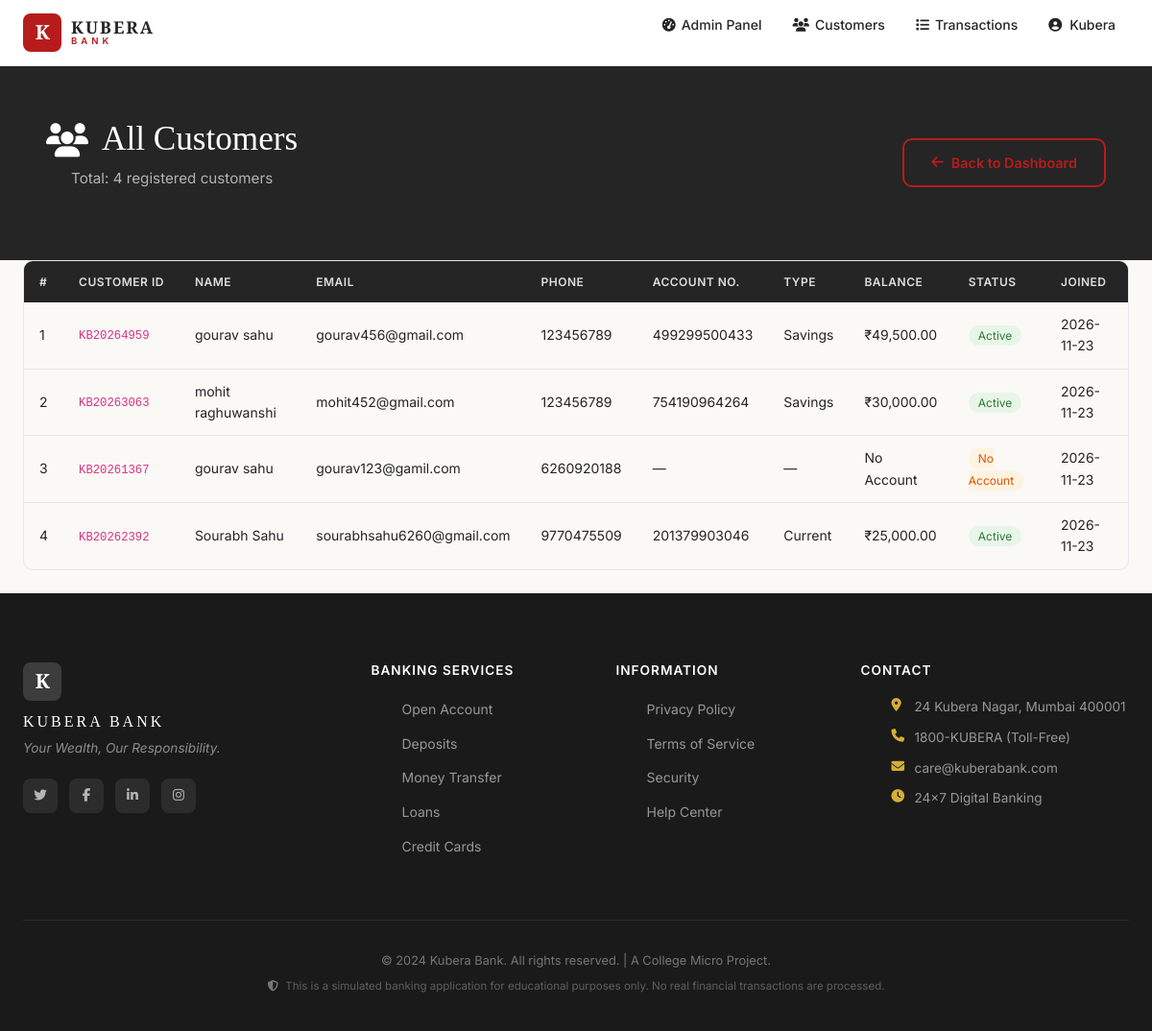
The app's page /admin/customers (signed in), older data.
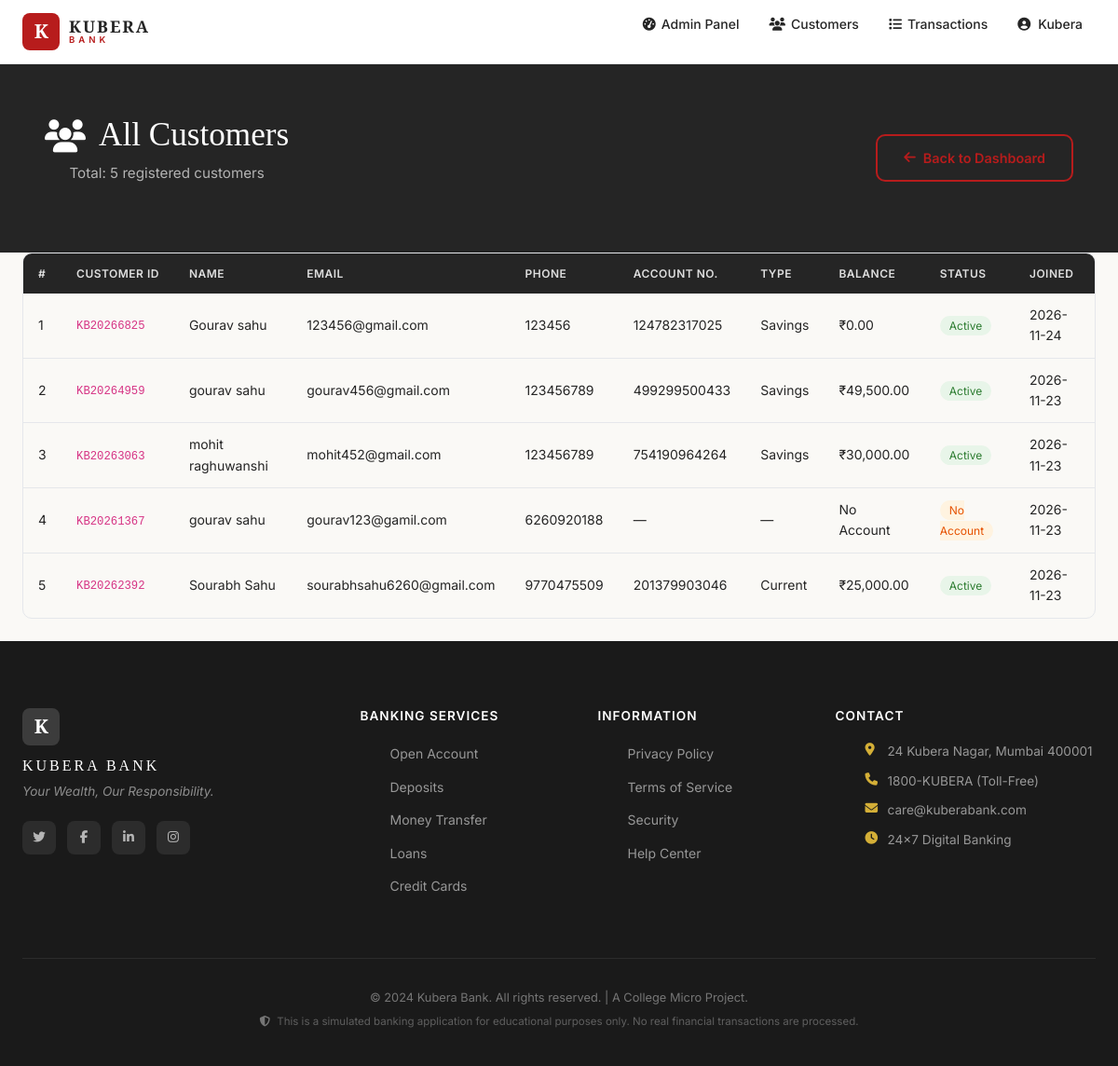
The same page, newer data.
### tables this page shows
CREATE TABLE accounts (
            id             INTEGER PRIMARY KEY AUTOINCREMENT,
            user_id        INTEGER NOT NULL,
            account_number TEXT    UNIQUE NOT NULL,
            account_type   TEXT    NOT NULL,
            balance        REAL    DEFAULT 0.0,
            address        TEXT,
            date_of_birth  TEXT,
            is_active      INTEGER DEFAULT 1,
            created_at     TEXT    DEFAULT (datetime('now', 'localtime')),
            FOREIGN KEY (user_id) REFERENCES users(id)
        );

CREATE TABLE users (
            id          INTEGER PRIMARY KEY AUTOINCREMENT,
            customer_id TEXT    UNIQUE NOT NULL,
            full_name   TEXT    NOT NULL,
            email       TEXT    UNIQUE NOT NULL,
            phone       TEXT    NOT NULL,
            password    TEXT    NOT NULL,
            is_admin    INTEGER DEFAULT 0,
            created_at  TEXT    DEFAULT (datetime('now', 'localtime'))
        );

### app.py (the view)
@app.route('/admin/customers')
@admin_required
def admin_customers():
    conn = get_db_connection()
    try:
        customers = conn.execute('''
            SELECT u.*, a.account_number, a.account_type, a.balance, a.is_active
            FROM users u
            LEFT JOIN accounts a ON u.id = a.user_id
            WHERE u.is_admin = 0
            ORDER BY u.created_at DESC
        ''').fetchall()
        return render_template('admin_customers.html', customers=customers)
    finally:
        conn.close()

### app.py (called while the page is built)
@app.before_request
def csrf_protect():
    if request.method == "POST":
        if request.path.startswith('/api/'):
            return
        token = session.get('_csrf_token')
        form_token = request.form.get('csrf_token')
        if not token or not form_token or token != form_token:
            flash('Security check failed: Invalid or expired token. Please try again.', 'danger')
            return redirect(request.referrer or url_for('index'))

def admin_required(f):
    @wraps(f)
    def decorated(*args, **kwargs):
        if 'user_id' not in session or not session.get('is_admin'):
            flash('Admin access required.', 'danger')
            return redirect(url_for('login'))
        return f(*args, **kwargs)
    return decorated

### database.py (called while the page is built)
def get_db_connection():
    conn = sqlite3.connect(Config.DATABASE_PATH)
    conn.row_factory = sqlite3.Row  # Access results like: row['column_name']
    conn.execute("PRAGMA foreign_keys = ON")  # Enable foreign key support
    return conn

### templates/admin_customers.html (shortened to what this page needs)
{% extends "base.html" %}
{% block extra_css %}<link rel="stylesheet" href="{{ url_for('static', filename='css/dashboard.css') }}">{% endblock %}
{% block content %}
<div class="kb-page-wrapper">
    <div class="kb-page-header kb-page-header--dark">
        <div class="kb-container">
            <div style="display:flex;justify-content:space-between;align-items:center">
                <div>
                    <h1><i class="fas fa-users"></i> All Customers</h1>
                    <p>Total: {{ customers|length }} registered customers</p>
                </div>
                <a href="{{ url_for('admin_dashboard') }}" class="kb-btn-outline">
                    <i class="fas fa-arrow-left"></i> Back to Dashboard
                </a>
            </div>
        </div>
    </div>
    <div class="kb-container">
        <div class="kb-table-wrapper">
            <table class="kb-table">
                <thead>
                    <tr>
                        <th>#</th>
                        <th>Customer ID</th>
                        <th>Name</th>
                        <th>Email</th>
                        <th>Phone</th>
                        <th>Account No.</th>
                        <th>Type</th>
                        <th>Balance</th>
                        <th>Status</th>
                        <th>Joined</th>
                    </tr>
                </thead>
                <tbody>
                    {% for c in customers %}
                    <tr>
                        <td>{{ loop.index }}</td>
                        <td><code>{{ c.customer_id }}</code></td>
                        <td>{{ c.full_name }}</td>
                        <td>{{ c.email }}</td>
                        <td>{{ c.phone }}</td>
                        <td>{{ c.account_number or '—' }}</td>
                        <td>{{ c.account_type or '—' }}</td>
                        <td>{% if c.balance is not none %}₹{{ "{:,.2f}".format(c.balance) }}{% else %}No Account{% endif %}</td>
                        <td>
                            {% if c.is_active %}
                            <span class="kb-badge-active">Active</span>
                            {% elif c.account_number %}
                            <span class="kb-badge-inactive">Inactive</span>
                            {% else %}
                            <span class="kb-badge-warn">No Account</span>
                            {% endif %}
                        </td>
                        <td>{{ c.created_at[:10] }}</td>
                    </tr>
                    {% endfor %}
                </tbody>
            </table>
        </div>
    </div>
</div>
{% endblock %}

### templates/base.html (shortened to what this page needs)
<!DOCTYPE html>
<html lang="en">
<head>
    <link rel="stylesheet" href="https://cdnjs.cloudflare.com/ajax/libs/font-awesome/6.5.0/css/all.min.css">
    <link rel="stylesheet" href="https://cdn.jsdelivr.net/npm/bootstrap@5.3.2/dist/css/bootstrap.min.css">
    <link rel="stylesheet" href="{{ url_for('static', filename='css/style.css') }}">
    {% block extra_css %}{% endblock %}
</head>
<body>
<nav class="kb-navbar" id="mainNav">
    <div class="kb-nav-container">
        <a href="{{ url_for('index') }}" class="kb-logo-link">
            <div class="kb-logo-mark">K</div>
            <div class="kb-logo-text">
                <span class="kb-logo-name">KUBERA</span>
                <span class="kb-logo-sub">BANK</span>
            </div>
        </a>
        <ul class="kb-nav-links" id="navLinks">
            {% if session.get('user_id') %}
                {% if session.get('is_admin') %}
                    <li><a href="{{ url_for('admin_dashboard') }}"><i class="fas fa-tachometer-alt"></i> Admin Panel</a></li>
                    <li><a href="{{ url_for('admin_customers') }}"><i class="fas fa-users"></i> Customers</a></li>
                    <li><a href="{{ url_for('admin_transactions') }}"><i class="fas fa-list"></i> Transactions</a></li>
                {% endif %}
                <li class="kb-nav-user">
                    <span><i class="fas fa-user-circle"></i> {{ session.get('user_name', '').split()[0] }}</span>
                </li>
            {% else %}
                <li><a href="{{ url_for('index') }}#services">Services</a></li>
                <li><a href="{{ url_for('index') }}#about">About</a></li>
                <li><a href="{{ url_for('login') }}" class="kb-btn-outline-nav">Login</a></li>
                <li><a href="{{ url_for('register') }}" class="kb-btn-nav">Open Account</a></li>
            {% endif %}
        </ul>
    </div>
</nav>
{% block content %}{% endblock %}
<footer class="kb-footer">
    <div class="kb-footer-inner">
        <div class="kb-footer-grid">
            <div class="kb-footer-brand">
                <div class="kb-logo-mark kb-logo-mark--light">K</div>
                <h3>KUBERA BANK</h3>
                <p>Your Wealth, Our Responsibility.</p>
                <div class="kb-footer-social">
                    <a href="#" aria-label="Twitter"><i class="fab fa-twitter"></i></a>
                    <a href="#" aria-label="Facebook"><i class="fab fa-facebook-f"></i></a>
                    <a href="#" aria-label="LinkedIn"><i class="fab fa-linkedin-in"></i></a>
                    <a href="#" aria-label="Instagram"><i class="fab fa-instagram"></i></a>
                </div>
            </div>
            <div class="kb-footer-col">
                <h4>Banking Services</h4>
                <ul>
                    <li><a href="{{ url_for('register') }}">Open Account</a></li>
                    <li><a href="#">Deposits</a></li>
                    <li><a href="#">Money Transfer</a></li>
                    <li><a href="#">Loans</a></li>
                    <li><a href="#">Credit Cards</a></li>
                </ul>
            </div>
            <div class="kb-footer-col">
                <h4>Information</h4>
                <ul>
                    <li><a href="#">Privacy Policy</a></li>
                    <li><a href="#">Terms of Service</a></li>
                    <li><a href="#">Security</a></li>
                    <li><a href="#">Help Center</a></li>
                </ul>
            </div>
            <div class="kb-footer-col">
                <h4>Contact</h4>
                <ul class="kb-footer-contact">
                    <li><i class="fas fa-map-marker-alt"></i> 24 Kubera Nagar, Mumbai 400001</li>
                    <li><i class="fas fa-phone"></i> 1800-KUBERA (Toll-Free)</li>
                    <li><i class="fas fa-envelope"></i> care@kuberabank.com</li>
                    <li><i class="fas fa-clock"></i> 24×7 Digital Banking</li>
                </ul>
            </div>
        </div>
        <div class="kb-footer-bottom">
            <p>&copy; 2024 Kubera Bank. All rights reserved. | A College Micro Project.</p>
            <p class="kb-footer-disclaimer">
                <i class="fas fa-shield-alt"></i>
                This is a simulated banking application for educational purposes only. No real financial transactions are processed.
            </p>
        </div>
    </div>
</footer>
</body>
</html>

Row changes from the older to the newer data that the page shows:
added accounts: customer_id "KB20266825", full_name "Gourav sahu", email "123456@gmail.com", phone "123456", account_number "124782317025", account_type "Savings", balance "0.00", is_active "Active", created_at "2026-11-24"
Text that changed along with them:
{{ customers|length }}: "4" → "5"
